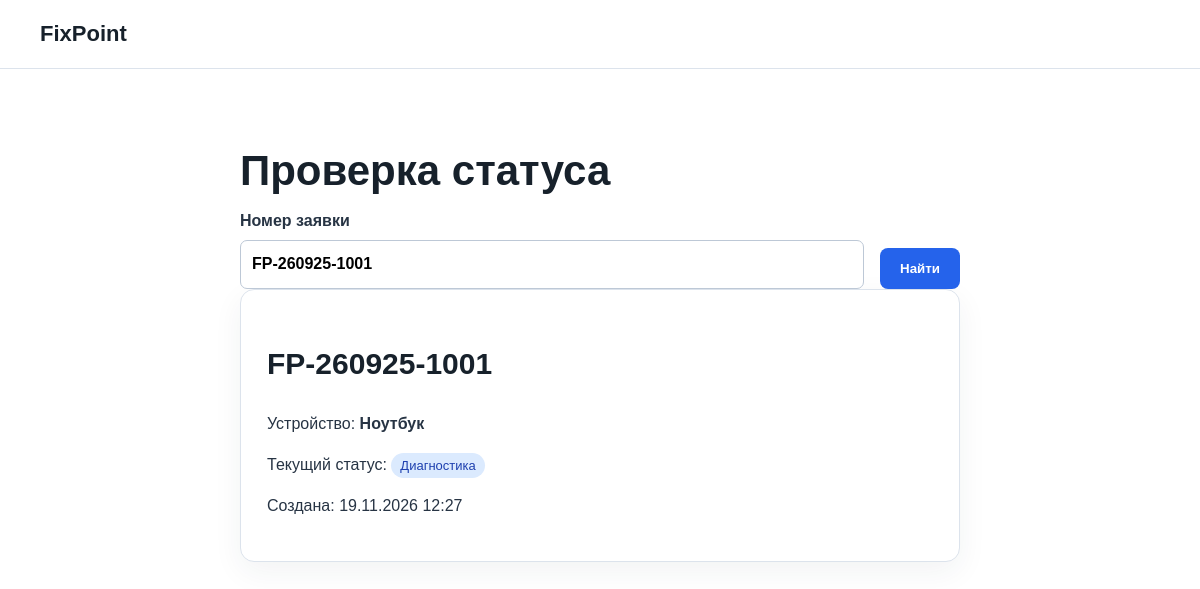
Page /status.php?number=FP-260925-1001 on the committed database.
### tables this page shows
CREATE TABLE repair_requests (id INT AUTO_INCREMENT PRIMARY KEY,request_number VARCHAR(30) NOT NULL UNIQUE,client_name VARCHAR(80) NOT NULL,phone VARCHAR(25) NOT NULL,email VARCHAR(120),device_type VARCHAR(40) NOT NULL,problem TEXT NOT NULL,status ENUM('new','diagnostics','in_progress','ready','completed','cancelled') NOT NULL DEFAULT 'new',admin_comment TEXT,created_at TIMESTAMP DEFAULT CURRENT_TIMESTAMP,updated_at TIMESTAMP DEFAULT CURRENT_TIMESTAMP ON UPDATE CURRENT_TIMESTAMP,INDEX idx_status(status),INDEX idx_created(created_at));

### includes/functions.php (called while the page is built, shortened)
<?php
function e(?string $value): string { return htmlspecialchars((string)$value, ENT_QUOTES, 'UTF-8'); }

### status.php (the view, shortened to what this page needs)
<?php require_once __DIR__.'/includes/db.php'; require_once __DIR__.'/includes/functions.php';
$number=trim($_GET['number']??''); $request=null; if($number!==''){ $s=$pdo->prepare('SELECT request_number,device_type,status,created_at,updated_at FROM repair_requests WHERE request_number=?'); $s->execute([$number]); $request=$s->fetch(); }
$labels=['new'=>'Новая','diagnostics'=>'Диагностика','in_progress'=>'В ремонте','ready'=>'Готова','completed'=>'Выдана','cancelled'=>'Отменена']; ?>
<!doctype html>
<html lang="ru">
<head>
    <link rel="stylesheet" href="assets/style.css">
</head>
<body>
    <header>
        <div class="container nav"><a class="logo" href="index.php">FixPoint</a></div>
    </header>
    <main class="container section narrow">
        <h1>Проверка статуса</h1>
        <form class="search-form"><label>Номер заявки<input name="number" value="<?=e($number)?>"
                    placeholder="FP-260925-1234" required></label><button class="button">Найти</button></form>
        <?php if($number!=='' && !$request): ?><p class="alert">Заявка с таким номером не найдена.</p>
        <?php elseif($request): ?><section class="status-card">
            <h2><?=e($request['request_number'])?></h2>
            <p>Устройство: <b><?=e($request['device_type'])?></b></p>
            <p>Текущий статус: <span
                    class="status <?=e($request['status'])?>"><?=e($labels[$request['status']]??$request['status'])?></span>
            </p>
            <p>Создана: <?=e(date('d.m.Y H:i',strtotime($request['created_at'])))?></p>
        </section><?php endif; ?>
    </main>
</body>
</html>

### assets/style.css (style rules this page uses)
:root { --dark: #17212b; --blue: #2563eb; --light: #f4f7fb; --text: #273444; --border: #dce3ec; }
* { box-sizing: border-box; }
html { scroll-behavior: smooth; }
body { margin: 0; font-family: Arial, sans-serif; color: var(--text); background: #fff; line-height: 1.55; }
a { color: var(--blue); text-decoration: none; }
.container { width: min(1120px, calc(100% - 32px)); margin: auto; }
header { background: #fff; border-bottom: 1px solid var(--border); position: sticky; top: 0; z-index: 5; }
.nav { min-height: 68px; display: flex; align-items: center; justify-content: space-between; gap: 24px; }
.logo { font-size: 22px; font-weight: 800; color: var(--dark); }
h1 { font-size: 42px; line-height: 1.15; color: var(--dark); margin: 14px 0; }
h2 { font-size: 30px; color: var(--dark); }
.button { display: inline-block; background: var(--blue); color: #fff; border: 0; border-radius: 8px; padding: 13px 20px; font-weight: bold; cursor: pointer; }
.hero-card, .card, .status-card, .result-card, .login-card, .details { background: #fff; border: 1px solid var(--border); border-radius: 14px; padding: 26px; box-shadow: 0 10px 30px rgba(32, 51, 70, 0.06); }
.section { padding: 64px 0; }
form { display: grid; grid-template-columns: 1fr 1fr; gap: 16px; }
label { font-weight: bold; display: flex; flex-direction: column; gap: 6px; }
input, select, textarea { font: inherit; border: 1px solid #bdc8d6; border-radius: 7px; padding: 11px; background: #fff; }
.narrow { max-width: 720px; }
.search-form { grid-template-columns: 1fr auto; align-items: end; }
.status { padding: 5px 9px; border-radius: 20px; background: #e8edf3; font-size: 13px; white-space: nowrap; }
.status.in_progress, .status.diagnostics { background: #dbeafe; color: #1e40af; }

### rows in the picture
repair_requests: request_number "FP-260925-1001", device_type "Ноутбук", status "Диагностика", created_at "19.11.2026 12:27"
